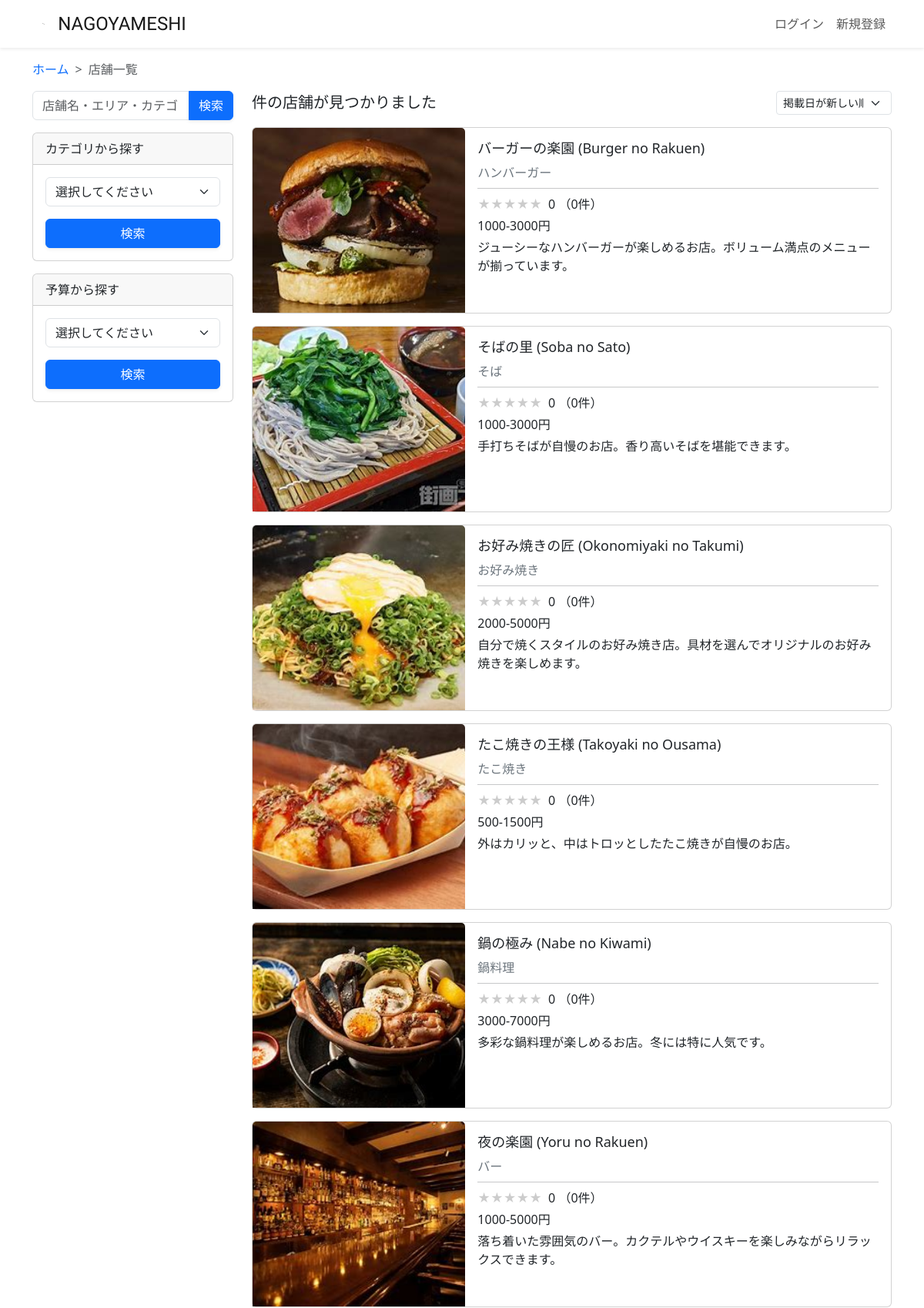
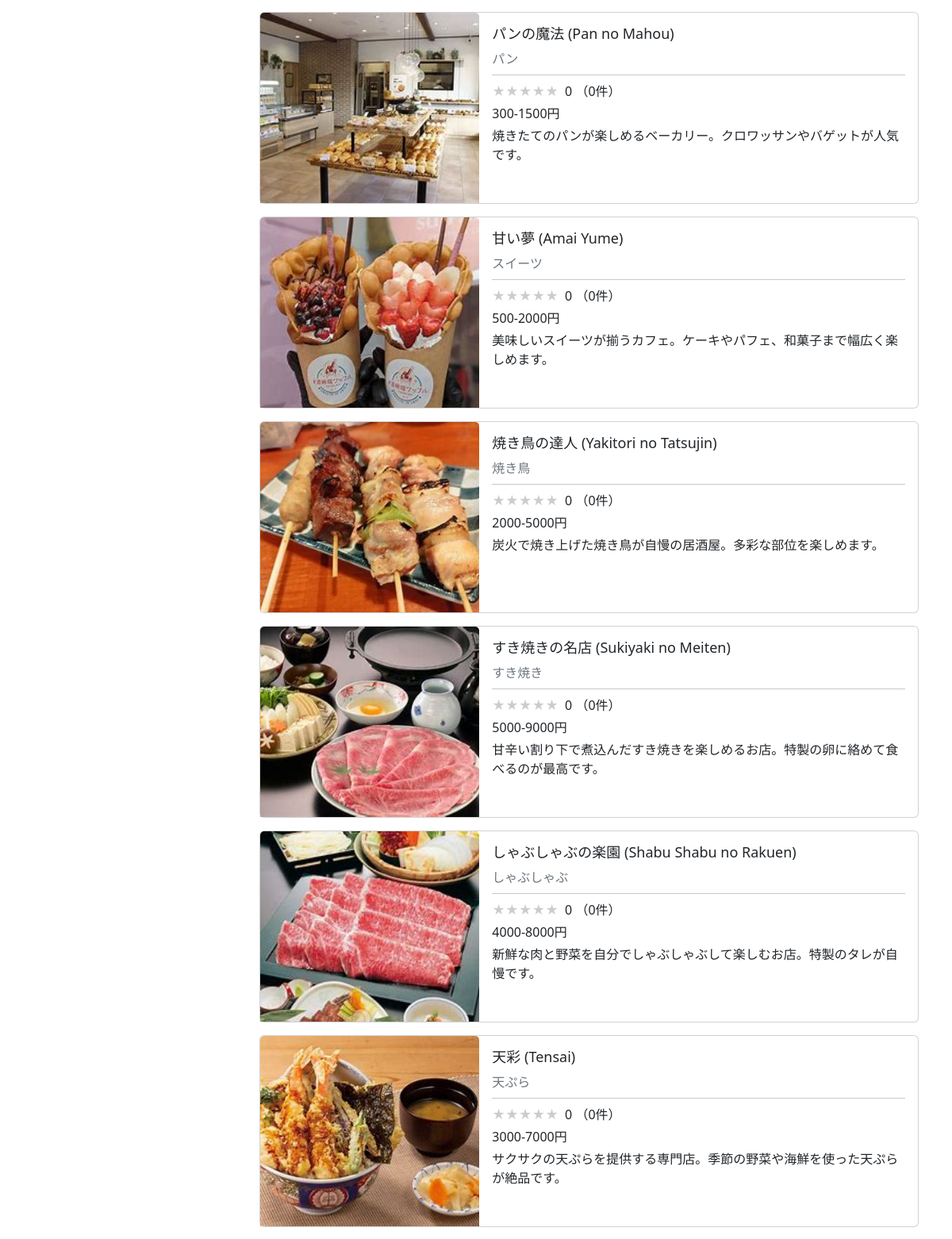
Page /restaurant-list/?keyword=&button_type=keyword (upper part) on the committed database (2 pictures, top to bottom).
### restaurant/models.py (models this page shows, shortened)
class Restaurant(models.Model):
    name = models.CharField(verbose_name='店舗名', max_length=64)
    description = models.CharField(verbose_name='説明', max_length=128)
    price = models.CharField(verbose_name='価格帯', max_length=32)
    zip_code = models.CharField(verbose_name='郵便番号', max_length=32)
    address = models.CharField(verbose_name='住所', max_length=128)
    business_time = models.CharField(verbose_name='営業時間', max_length=64)
    close_day_of_week = models.CharField(verbose_name='定休日', max_length=32)
    seats_number = models.CharField(verbose_name='座席数', max_length=32)
    category = models.ForeignKey(Category, verbose_name='カテゴリー', on_delete=models.PROTECT)
    rate = models.FloatField(verbose_name='レート', default=0.0)
    review_num = models.IntegerField(verbose_name='レビュー数', default=0)
    reservation_num = models.IntegerField(verbose_name='予約数', default=0)
    photo = models.ImageField(verbose_name='写真', blank=True, null=True)
    created_at = models.DateTimeField(verbose_name='作成日時', auto_now_add=True)
    updated_at = models.DateTimeField(verbose_name='更新日時', auto_now=True)
    class Meta:
        verbose_name_plural = 'Restaurant'

class Category(models.Model):
    name = models.CharField(verbose_name='カテゴリー名', max_length=64)
    photo = models.ImageField(verbose_name='写真', blank=True, null=True)
    class Meta:
        verbose_name_plural = 'Category'
    def __str__(self):
        return self.name

### restaurant/views.py (the view, shortened to what this page needs)
# urls.py: path("restaurant-list/", views.RestaurantListView.as_view(),
class RestaurantListView(generic.ListView):
    template_name = "restaurant_list.html"
    model = models.Restaurant
    def get_context_data(self, **kwargs):
        context = super(RestaurantListView, self).get_context_data(**kwargs)
        keyword = self.request.GET.get('keyword')
        category = self.request.GET.get('category')
        price = self.request.GET.get('price')
        select_sort = self.request.GET.get('select_sort')
        button_type = self.request.GET.get('button_type')
        keyword = keyword if keyword is not None else ''
        category = category if category is not None else ''
        price = price if price is not None else '0'
        select_sort = select_sort if select_sort is not None else '-created_at'
        self.request.session['select_sort'] = select_sort
        if button_type == 'keyword':
            self.request.session['keyword_session'] = keyword
            self.request.session['category_session'] = ''
            self.request.session['price_session'] = '0'
        elif button_type == 'category':
            self.request.session['category_session'] = category
            self.request.session['keyword_session'] = ''
            self.request.session['price_session'] = '0'
        elif button_type == 'price':
            self.request.session['price_session'] = price
            self.request.session['keyword_session'] = ''
            self.request.session['category_session'] = ''
        elif button_type == 'select_sort':
            self.request.session['select_sort'] = select_sort
        keyword_session = self.request.session.get('keyword_session')
        category_session = self.request.session.get('category_session')
        price_session = self.request.session.get('price_session')
        select_sort_session = self.request.session.get('select_sort')
        restaurant_list = models.Restaurant.objects.filter(
            Q(name__icontains=keyword_session) |
            Q(address__icontains=keyword_session) |
            Q(category__name__icontains=keyword_session)
        )
        restaurant_list = restaurant_list.filter(category__name__icontains=category_session)
        restaurant_list = restaurant_list.order_by(select_sort_session)
        category_list = models.Category.objects.all()
        average_rate_list = []
        average_rate_star_list = []
        rate_num_list = []
        for restaurant in restaurant_list:
            average_rate = models.Review.objects.filter(restaurant=restaurant).aggregate(Avg('rate'))
            average_rate = average_rate['rate__avg'] if average_rate['rate__avg'] is not None else 0
            average_rate_list.append(round(average_rate, 2))
            if average_rate % 1 == 0:
                average_rate = int(average_rate)
            else:
                average_rate = round(average_rate * 2) / 2
            average_rate_star_list.append(average_rate)
            rate_num = models.Review.objects.filter(restaurant=restaurant).count()
            rate_num_list.append(rate_num)
        context.update({
            'category_list': category_list,
            'keyword_session': keyword_session,
            'category_session': category_session,
            'price_session': price_session,
            'select_sort_session': select_sort_session,
            'restaurant_list': zip(restaurant_list, average_rate_list, average_rate_star_list, rate_num_list),
        })
        return context

### restaurant/templates/restaurant/restaurant_list.html (shortened to what this page needs)
{% extends "layout/base.html" %}
{% load static %}
{% block content %}
<main>
    <div class="container nagoyameshi-container pb-5">
        <div class="row justify-content-center">
            <nav class="my-3" style="--bs-breadcrumb-divider: '>';" aria-label="breadcrumb">
                <ol class="breadcrumb mb-0">
                    <li class="breadcrumb-item"><a href="{% url 'top_page' %}">ホーム</a></li>
                    <li class="breadcrumb-item active" aria-current="page">店舗一覧</li>
                </ol>
            </nav>
            <div class="col-xl-3 col-lg-4 col-md-12">
                <form method="GET" class="w-100 mb-3">
                    <div class="input-group">
                        <input type="text" class="form-control" placeholder="店舗名・エリア・カテゴリ" name="keyword" value="{% if keyword_session %}{{ keyword_session }}{% else %}""{% endif %}">
                        <button type="submit" class="btn btn-primary text-white shadow-sm">検索</button>
                    </div>
                </form>
                <div class="card mb-3">
                    <div class="card-header">カテゴリから探す</div>
                    <div class="card-body">
                        <form method="GET" class="w-100">
                            <div class="form-group mb-3">
                                <select class="form-control form-select" name="category" required>
                                    <option value="">選択してください</option>
                                </select>
                            </div>
                            <div class="form-group">
                                <button type="submit" class="btn btn-primary text-white shadow-sm w-100">検索</button>
                            </div>
                        </form>
                    </div>
                </div>
                <div class="card mb-3">
                    <div class="card-header">予算から探す</div>
                    <div class="card-body">
                        <form method="GET" class="w-100">
                            <div class="form-group mb-3">
                                <select class="form-control form-select" name="price" required>
                                    <option value="">選択してください</option>
                                </select>
                            </div>
                            <div class="form-group">
                                <button type="submit" class="btn btn-primary text-white shadow-sm w-100">検索</button>
                            </div>
                        </form>
                    </div>
                </div>
            </div>
            <div class="col">
                <div class="d-flex justify-content-between flex-wrap">
                    <p class="fs-5 mb-3">{{ restaurant_list.count }}件の店舗が見つかりました </p>
                    <form method="GET" class="mb-3 sort-box">
                        <select class="form-select form-select-sm" name="select_sort" aria-label=".form-select-sm example" onChange="this.form.submit();">
                            <option value="-created_at" {% if select_sort_session == "-created_at" %}selected{% endif %}>掲載日が新しい順</option>
                        </select>
                    </form>
                </div>
                {% for restaurant, rate, rate_star, rate_num in restaurant_list %}
                <div class="mb-3">
                    <a href="{% url 'restaurant_detail' restaurant.id %}" class="link-dark card-link">
                        <div class="card h-100">
                            <div class="row g-0">
                                <div class="col-md-4">
                                    {% if restaurant.photo %}
                                    <img src="{{ restaurant.photo.url }}" class="card-img-top horizontal-card-image">
                                    {% endif %}
                                </div>
                                <div class="col-md-8">
                                    <div class="card-body">
                                        <h3 class="card-title">{{ restaurant.name }}</h3>
                                        <div class="col d-flex text-secondary">
                                            <div>{{ restaurant.category }}</div>
                                        </div>
                                        <hr class="my-2">
                                        <p class="mb-1">
                                            <span class="star-rating me-1" data-rate="{{ rate_star }}"></span>
                                            {{ rate }} （{{ rate_num }}件）
                                        </p>
                                        <div class="mb-1">
                                            <span>{{ restaurant.price }}</span>
                                        </div>
                                        <p class="card-text">{{ restaurant.description }}</p>
                                    </div>
                                </div>
                            </div>
                        </div>
                    </a>
                </div>
                {% endfor %}
            </div>
        </div>
    </div>
</main>
{% endblock %}

### static/css/nagoyameshi.css (style rules this page uses)
h3 { font-size: 1.125rem; }
a { text-decoration: none !important; }
.horizontal-card-image { width: 100%; height: 240px; object-fit: cover; }
.card-link { transition: 0.3s; }
.sort-box { width: 150px; }
.star-rating { position: relative; z-index: 0; display: inline-block; white-space: nowrap; color: #CCCCCC; }
.star-rating:before, .star-rating:after { content: '★★★★★'; }
.star-rating:after { position: absolute; z-index: 1; top: 0; left: 0; overflow: hidden; white-space: nowrap; color: #F29F05; }
.star-rating[data-rate="0"]:after { width: 0%; }

### rows in the picture
Restaurant: photo (picture), name "バーガーの楽園 (Burger no Rakuen)", category "ハンバーガー", rate "0", rate_num "0", price "1000-3000円", description "ジューシーなハンバーガーが楽しめるお店。ボリューム満点のメニューが揃っています。"
Restaurant: photo (picture), name "そばの里 (Soba no Sato)", category "そば", rate "0", rate_num "0", price "1000-3000円", description "手打ちそばが自慢のお店。香り高いそばを堪能できます。"
Restaurant: photo (picture), name "お好み焼きの匠 (Okonomiyaki no Takumi)", category "お好み焼き", rate "0", rate_num "0", price "2000-5000円", description "自分で焼くスタイルのお好み焼き店。具材を選んでオリジナルのお好み焼きを楽しめます。"
Restaurant: photo (picture), name "たこ焼きの王様 (Takoyaki no Ousama)", category "たこ焼き", rate "0", rate_num "0", price "500-1500円", description "外はカリッと、中はトロッとしたたこ焼きが自慢のお店。"
Restaurant: photo (picture), name "鍋の極み (Nabe no Kiwami)", category "鍋料理", rate "0", rate_num "0", price "3000-7000円", description "多彩な鍋料理が楽しめるお店。冬には特に人気です。"
Restaurant: photo (picture), name "夜の楽園 (Yoru no Rakuen)", category "バー", rate "0", rate_num "0", price "1000-5000円", description "落ち着いた雰囲気のバー。カクテルやウイスキーを楽しみながらリラックスできます。"
Restaurant: photo (picture), name "パンの魔法 (Pan no Mahou)", category "パン", rate "0", rate_num "0", price "300-1500円", description "焼きたてのパンが楽しめるベーカリー。クロワッサンやバゲットが人気です。"
Restaurant: photo (picture), name "甘い夢 (Amai Yume)", category "スイーツ", rate "0", rate_num "0", price "500-2000円", description "美味しいスイーツが揃うカフェ。ケーキやパフェ、和菓子まで幅広く楽しめます。"
Restaurant: photo (picture), name "焼き鳥の達人 (Yakitori no Tatsujin)", category "焼き鳥", rate "0", rate_num "0", price "2000-5000円", description "炭火で焼き上げた焼き鳥が自慢の居酒屋。多彩な部位を楽しめます。"
Restaurant: photo (picture), name "すき焼きの名店 (Sukiyaki no Meiten)", category "すき焼き", rate "0", rate_num "0", price "5000-9000円", description "甘辛い割り下で煮込んだすき焼きを楽しめるお店。特製の卵に絡めて食べるのが最高です。"
Restaurant: photo (picture), name "しゃぶしゃぶの楽園 (Shabu Shabu no Rakuen)", category "しゃぶしゃぶ", rate "0", rate_num "0", price "4000-8000円", description "新鮮な肉と野菜を自分でしゃぶしゃぶして楽しむお店。特製のタレが自慢です。"
Restaurant: photo (picture), name "天彩 (Tensai)", category "天ぷら", rate "0", rate_num "0", price "3000-7000円", description "サクサクの天ぷらを提供する専門店。季節の野菜や海鮮を使った天ぷらが絶品です。"
